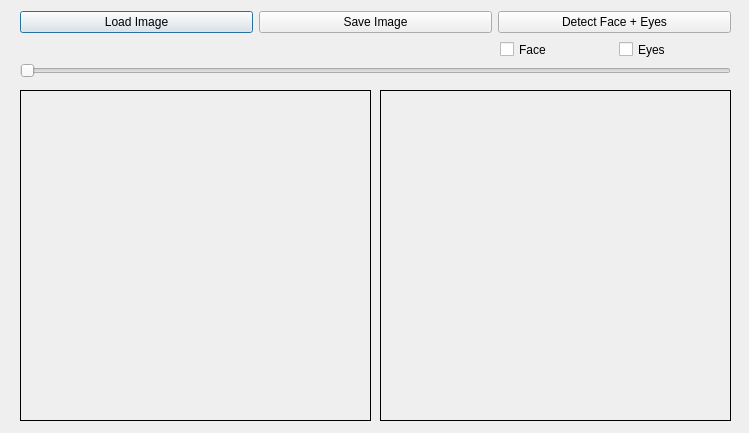
<?xml version="1.0" encoding="UTF-8"?>
<ui version="4.0">
 <class>Dialog</class>
 <widget class="QDialog" name="Dialog">
  <property name="geometry">
   <rect>
    <x>0</x>
    <y>0</y>
    <width>749</width>
    <height>433</height>
   </rect>
  </property>
  <property name="windowTitle">
   <string>Python GUI</string>
  </property>
  <widget class="QLabel" name="lblImage">
   <property name="geometry">
    <rect>
     <x>20</x>
     <y>90</y>
     <width>351</width>
     <height>331</height>
    </rect>
   </property>
   <property name="frameShape">
    <enum>QFrame::Box</enum>
   </property>
   <property name="text">
    <string/>
   </property>
  </widget>
  <widget class="QLabel" name="lblCannyImage">
   <property name="geometry">
    <rect>
     <x>380</x>
     <y>90</y>
     <width>351</width>
     <height>331</height>
    </rect>
   </property>
   <property name="frameShape">
    <enum>QFrame::Box</enum>
   </property>
   <property name="text">
    <string/>
   </property>
  </widget>
  <widget class="QWidget" name="layoutWidget">
   <property name="geometry">
    <rect>
     <x>20</x>
     <y>10</y>
     <width>711</width>
     <height>25</height>
    </rect>
   </property>
   <layout class="QHBoxLayout" name="horizontalLayout">
    <item>
     <widget class="QPushButton" name="btnLoadImage">
      <property name="text">
       <string>Load Image</string>
      </property>
     </widget>
    </item>
    <item>
     <widget class="QPushButton" name="btnSaveImage">
      <property name="text">
       <string>Save Image</string>
      </property>
     </widget>
    </item>
    <item>
     <widget class="QPushButton" name="btnDetect">
      <property name="text">
       <string>Detect Face + Eyes</string>
      </property>
     </widget>
    </item>
   </layout>
  </widget>
  <widget class="QSlider" name="cannySlider">
   <property name="geometry">
    <rect>
     <x>20</x>
     <y>60</y>
     <width>711</width>
     <height>22</height>
    </rect>
   </property>
   <property name="orientation">
    <enum>Qt::Horizontal</enum>
   </property>
   <property name="tickInterval">
    <number>10</number>
   </property>
  </widget>
  <widget class="QWidget" name="">
   <property name="geometry">
    <rect>
     <x>500</x>
     <y>40</y>
     <width>231</width>
     <height>19</height>
    </rect>
   </property>
   <layout class="QHBoxLayout" name="horizontalLayout_2">
    <item>
     <widget class="QCheckBox" name="chbFace">
      <property name="text">
       <string>Face</string>
      </property>
     </widget>
    </item>
    <item>
     <widget class="QCheckBox" name="chbEyes">
      <property name="text">
       <string>Eyes</string>
      </property>
     </widget>
    </item>
   </layout>
  </widget>
 </widget>
 <resources/>
 <connections/>
</ui>
